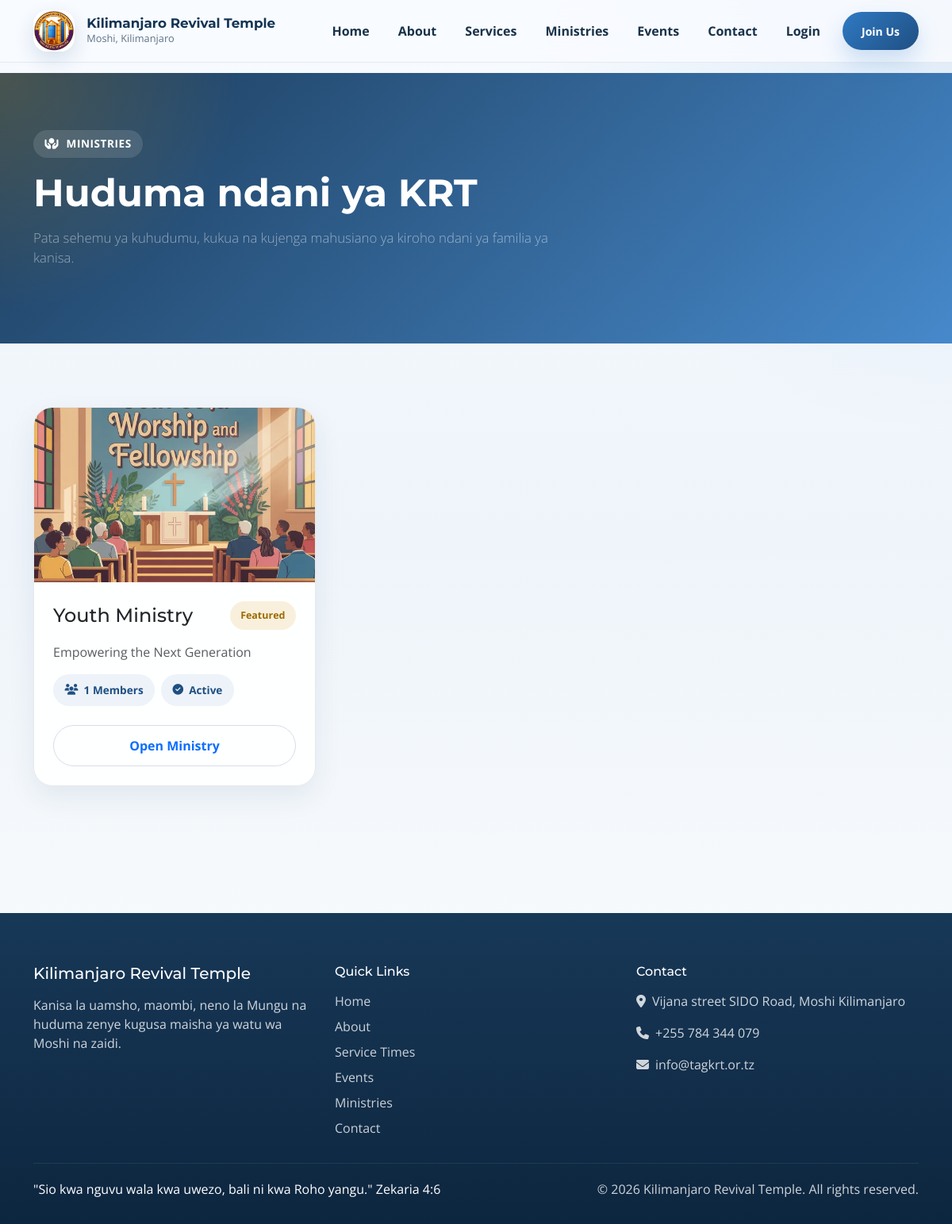
Page /ministries/ on the earlier database version.
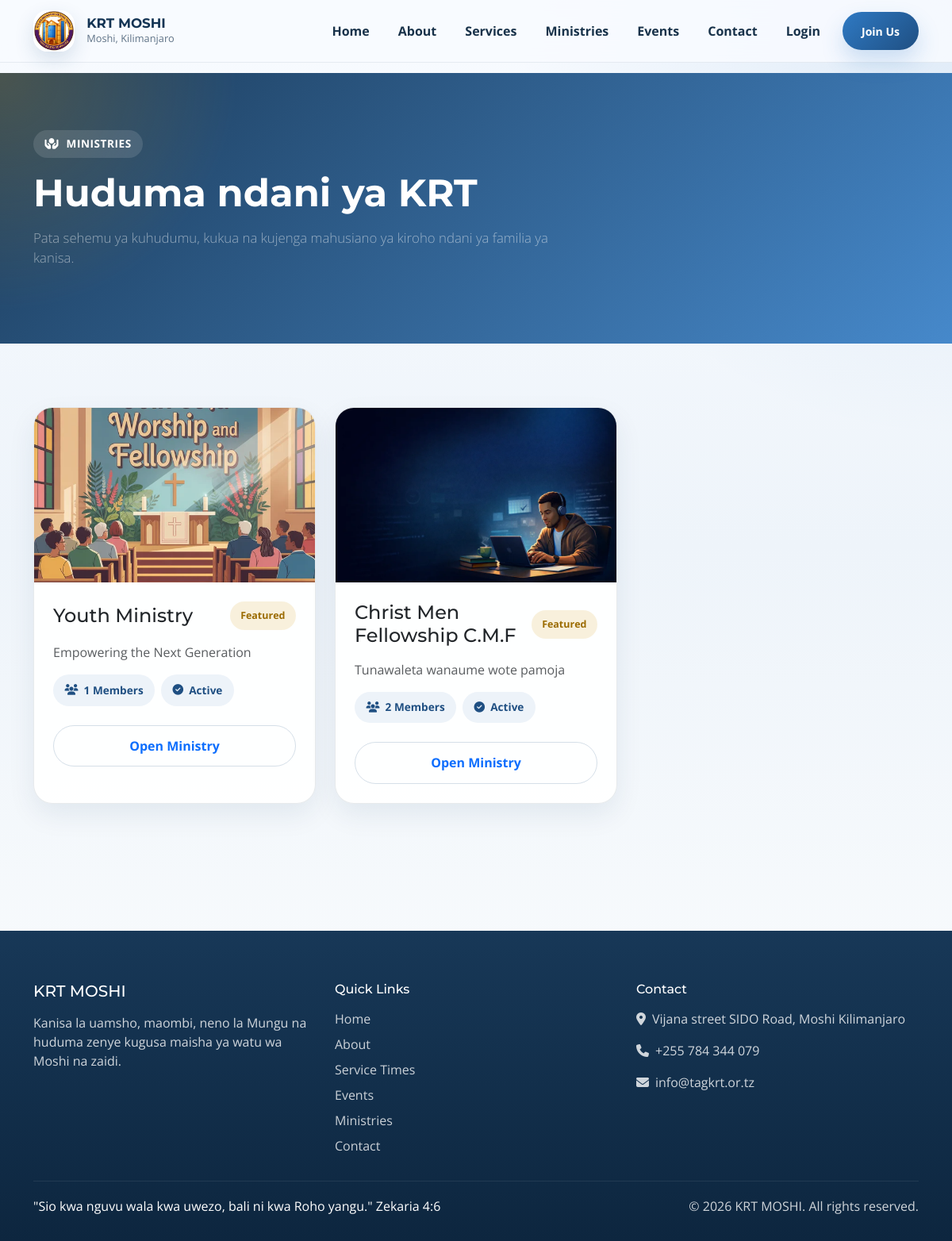
Same page on the later database version.
### core/models.py (models this page shows, shortened)
class SiteConfig(models.Model):
    site_name = models.CharField(max_length=200, default="VCCT Mbezi Beach")
    site_logo = ResizedImageField(
        size=[200, 200],
        quality=85,
        upload_to='config/',
        blank=True,
        null=True,
        help_text="Logo size: 200x200 pixels"
    )
    site_favicon = ResizedImageField(
        size=[64, 64],
        quality=85,
        upload_to='config/',
        blank=True,
        null=True,
        help_text="Favicon size: 64x64 pixels"
    )
    hero_bg_image = ResizedImageField(
        size=[1920, 1080],
        quality=85,
        upload_to='config/',
        blank=True,
        null=True,
        help_text="Hero background size: 1920x1080 pixels"
    )
    contact_email = models.EmailField(default="info@tagkrt.or.tz")
    contact_phone = models.CharField(max_length=20, default="+255 784 344 079")
    address = models.TextField(default="Vijana street SIDO Road, Moshi Kilimanjaro")
    facebook_url = models.URLField(blank=True, null=True)
    twitter_url = models.URLField(blank=True, null=True)
    instagram_url = models.URLField(blank=True, null=True)
    youtube_url = models.URLField(blank=True, null=True)
    whatsapp_number = models.CharField(max_length=20, blank=True, null=True)
    about_us = RichTextUploadingField(blank=True, null=True)
    mission = RichTextUploadingField(blank=True, null=True)
    vision = RichTextUploadingField(blank=True, null=True)
    updated_at = models.DateTimeField(auto_now=True)
    class Meta:
        verbose_name = "Site Configuration"
        verbose_name_plural = "Site Configuration"

class Ministry(models.Model):
    STATUS_CHOICES = [
        ('active', 'Active'),
        ('inactive', 'Inactive'),
        ('developing', 'Developing'),
    ]
    name = models.CharField(max_length=200)
    slug = models.SlugField(unique=True)
    tagline = models.CharField(max_length=300, blank=True, null=True)
    description = RichTextUploadingField()
    leader = models.ForeignKey(User, on_delete=models.SET_NULL,
                              null=True, blank=True, related_name='led_ministries')
    contact_email = models.EmailField(blank=True, null=True)
    contact_phone = models.CharField(max_length=20, blank=True, null=True)
    logo = ResizedImageField(
        size=[400, 400],
        quality=85,
        upload_to='ministries/logos/',
        blank=True,
        null=True,
        help_text="Logo size: 400x400 pixels"
    )
    banner_image = ResizedImageField(
        size=[1200, 600],
        quality=85,
        upload_to='ministries/banners/',
        help_text="Banner size: 1200x600 pixels"
    )
    meeting_days = models.CharField(max_length=100, blank=True, null=True)
    meeting_time = models.CharField(max_length=100, blank=True, null=True)
    meeting_location = models.CharField(max_length=200, blank=True, null=True)
    status = models.CharField(max_length=20, choices=STATUS_CHOICES, default='active')
    is_featured = models.BooleanField(default=False)
    order = models.IntegerField(default=0)
    created_at = models.DateTimeField(auto_now_add=True)
    updated_at = models.DateTimeField(auto_now=True)
    class Meta:
        verbose_name_plural = "Ministries"
        ordering = ['order', 'name']
    def get_absolute_url(self):
        return reverse('core:ministry_detail', kwargs={'slug': self.slug})
    @property
    def member_count(self):
        return self.members.filter(is_active=True).count()

### core/views.py (the view)
# urls.py: path('ministries/', views.MinistriesView.as_view(), name='ministries'),
class MinistriesView(SiteConfigMixin, ListView):
    model = Ministry
    template_name = 'ministries/ministry_list.html'
    context_object_name = 'ministries'
    paginate_by = 12
    def get_queryset(self):
        return Ministry.objects.filter(status='active').order_by('order', 'name')

### core/mixins.py (called while the page is built)
    def get_context_data(self, **kwargs):
        context = super().get_context_data(**kwargs)
        site_config = SiteConfig.objects.first()
        if not site_config:
            site_config = SiteConfig.objects.create()
        context['site_config'] = site_config
        return context

### templates/ministries/ministry_list.html (shortened to what this page needs)
{% extends 'base.html' %}
{% block content %}
<section class="page-hero">
    <div class="container">
        <div class="section-heading">
            <span class="eyebrow"><i class="fas fa-hands-holding-circle"></i> Ministries</span>
            <h1 class="display-5 text-white">Huduma ndani ya KRT</h1>
            <p class="lead text-white-50">Pata sehemu ya kuhudumu, kukua na kujenga mahusiano ya kiroho ndani ya familia ya kanisa.</p>
        </div>
    </div>
</section>
<section class="site-section">
    <div class="container">
        <div class="row g-4">
            {% for ministry in ministries %}
            <div class="col-md-6 col-xl-4">
                <div class="card h-100">
                    {% if ministry.banner_image %}
                    <img src="{{ ministry.banner_image.url }}" alt="{{ ministry.name }}" class="card-img-top" style="height: 220px; object-fit: cover;">
                    {% endif %}
                    <div class="feature-card h-100">
                        <div class="d-flex justify-content-between align-items-center mb-3">
                            <h2 class="h4 mb-0">{{ ministry.name }}</h2>
                            {% if ministry.is_featured %}<span class="badge-soft-warning">Featured</span>{% endif %}
                        </div>
                        <p class="text-muted">{{ ministry.tagline|default:ministry.description|striptags|truncatechars:120 }}</p>
                        <div class="d-flex flex-wrap gap-2 mb-4">
                            <span class="chip"><i class="fas fa-users"></i>{{ ministry.member_count }} Members</span>
                            <span class="chip"><i class="fas fa-circle-check"></i>{{ ministry.get_status_display }}</span>
                        </div>
                        <a href="{{ ministry.get_absolute_url }}" class="btn btn-outline-primary w-100 mt-auto">Open Ministry</a>
                    </div>
                </div>
            </div>
            {% endfor %}
        </div>
    </div>
</section>
{% endblock %}

### templates/base.html (shortened to what this page needs)
<!DOCTYPE html>
{% load static %}
<html lang="en">
<head>
    <link href="https://cdn.jsdelivr.net/npm/bootstrap@5.3.3/dist/css/bootstrap.min.css" rel="stylesheet">
    <link rel="stylesheet" href="https://cdnjs.cloudflare.com/ajax/libs/font-awesome/6.5.2/css/all.min.css">
    <link rel="stylesheet" href="{% static 'css/style.css' %}">
</head>
<body>
    <nav class="navbar navbar-expand-lg fixed-top">
        <div class="container">
            <a class="navbar-brand d-flex align-items-center" href="{% url 'core:home' %}">
                {% if site_config.site_logo %}
                <img src="{{ site_config.site_logo.url }}" alt="{{ site_config.site_name|default:'KRT Logo' }}">
                {% endif %}
                <div>
                    <div class="navbar-brand-text">{{ site_config.site_name|default:"Kilimanjaro Revival Temple" }}</div>
                    <div class="navbar-brand-subtitle">Moshi, Kilimanjaro</div>
                </div>
            </a>
            <div class="collapse navbar-collapse" id="navbarMain">
                <ul class="navbar-nav ms-auto align-items-lg-center gap-lg-1">
                    <li class="nav-item"><a class="nav-link" href="{% url 'core:home' %}">Home</a></li>
                    <li class="nav-item"><a class="nav-link" href="{% url 'core:about' %}">About</a></li>
                    <li class="nav-item"><a class="nav-link" href="{% url 'core:services' %}">Services</a></li>
                    <li class="nav-item"><a class="nav-link" href="{% url 'core:ministries' %}">Ministries</a></li>
                    <li class="nav-item"><a class="nav-link" href="{% url 'core:events' %}">Events</a></li>
                    <li class="nav-item"><a class="nav-link" href="{% url 'core:contact' %}">Contact</a></li>
                    {% if user.is_authenticated %}
                    <li class="nav-item"><a class="nav-link" href="{% url 'core:dashboard' %}">Dashboard</a></li>
                    {% if user.is_staff or user.is_superuser %}
                    <li class="nav-item dropdown">
                        <a class="nav-link dropdown-toggle" href="#" role="button" data-bs-toggle="dropdown" aria-expanded="false">
                            <i class="fas fa-shield-alt me-1"></i> Admin
                        </a>
                        <ul class="dropdown-menu dropdown-menu-end">
                            <li><a class="dropdown-item" href="{% url 'core:officer_dashboard' %}"><i class="fas fa-gauge-high me-2"></i> Officer Dashboard</a></li>
                            <li><a class="dropdown-item" href="{% url 'core:admin_tithe_list' %}"><i class="fas fa-chart-line me-2"></i> Tithe Records</a></li>
                            <li><a class="dropdown-item" href="{% url 'core:add_tithe' %}"><i class="fas fa-plus-circle me-2"></i> Record Tithe</a></li>
                        </ul>
                    </li>
                    {% endif %}
                    <li class="nav-item ms-lg-2">
                        <form method="post" action="{% url 'accounts:logout' %}">
                            {% csrf_token %}
                            <button type="submit" class="btn btn-primary btn-sm px-4">Logout</button>
                        </form>
                    </li>
                    {% else %}
                    <li class="nav-item"><a class="nav-link" href="{% url 'accounts:login' %}">Login</a></li>
                    <li class="nav-item ms-lg-2"><a class="btn btn-primary btn-sm px-4" href="{% url 'accounts:signup' %}">Join Us</a></li>
                    {% endif %}
                </ul>
            </div>
        </div>
    </nav>
    <div class="page-shell">
        <main class="page-content">
            {% block content %}{% endblock %}
        </main>
        <footer class="footer-shell">
            <div class="container">
                <div class="row g-4">
                    <div class="col-lg-4">
                        <h5 class="mb-3">{{ site_config.site_name|default:"Kilimanjaro Revival Temple" }}</h5>
                        <p class="mb-4">Kanisa la uamsho, maombi, neno la Mungu na huduma zenye kugusa maisha ya watu wa Moshi na zaidi.</p>
                    </div>
                    <div class="col-lg-4">
                        <h6 class="mb-3">Quick Links</h6>
                        <div class="footer-links d-grid gap-2">
                            <a href="{% url 'core:home' %}">Home</a>
                            <a href="{% url 'core:about' %}">About</a>
                            <a href="{% url 'core:services' %}">Service Times</a>
                            <a href="{% url 'core:events' %}">Events</a>
                            <a href="{% url 'core:ministries' %}">Ministries</a>
                            <a href="{% url 'core:contact' %}">Contact</a>
                        </div>
                    </div>
                    <div class="col-lg-4">
                        <h6 class="mb-3">Contact</h6>
                        <div class="d-grid gap-3">
                            <div><i class="fas fa-location-dot me-2"></i>{{ site_config.address|default:"Vijana Street, SIDO Road, Moshi Kilimanjaro" }}</div>
                            <div><i class="fas fa-phone me-2"></i>{{ site_config.contact_phone|default:"+255 784 344 079" }}</div>
                            <div><i class="fas fa-envelope me-2"></i>{{ site_config.contact_email|default:"info@tagkrt.or.tz" }}</div>
                        </div>
                    </div>
                </div>
                <div class="footer-bottom d-flex flex-column flex-md-row justify-content-between gap-2">
                    <div class="footer-verse">"Sio kwa nguvu wala kwa uwezo, bali ni kwa Roho yangu." Zekaria 4:6</div>
                    <div>&copy; {% now "Y" %} {{ site_config.site_name|default:"Kilimanjaro Revival Temple" }}. All rights reserved.</div>
                </div>
            </div>
        </footer>
    </div>
</body>
</html>

Differences in the rows shown:
changed SiteConfig "Vijana street SIDO Road, Moshi Kilimanjaro": site_name "Kilimanjaro Revival Temple" → "KRT MOSHI"
added Ministry: banner_image (picture), name "Christ Men Fellowship C.M.F", is_featured "Featured", tagline "Tunawaleta wanaume wote pamoja", member_count "2", status "Active"
